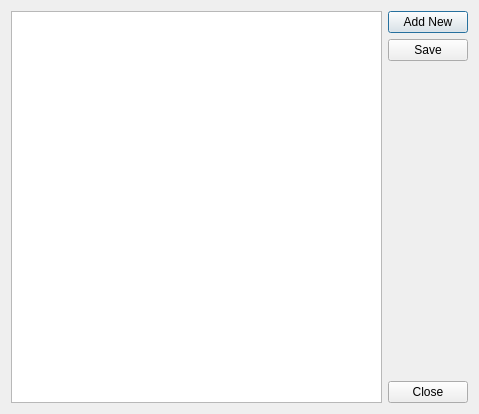
<?xml version="1.0" encoding="UTF-8"?>
<ui version="4.0">
 <class>ActionTypes</class>
 <widget class="QDialog" name="ActionTypes">
  <property name="geometry">
   <rect>
    <x>0</x>
    <y>0</y>
    <width>479</width>
    <height>414</height>
   </rect>
  </property>
  <property name="windowTitle">
   <string>Action Types</string>
  </property>
  <layout class="QHBoxLayout" name="horizontalLayout">
   <item>
    <widget class="QTableView" name="tblActionTypes"/>
   </item>
   <item>
    <layout class="QVBoxLayout" name="verticalLayout">
     <item>
      <widget class="QPushButton" name="cmdAddNew">
       <property name="text">
        <string>Add New</string>
       </property>
       <property name="icon">
        <iconset resource="res.qrc">
         <normaloff>:/images/zoom-in.ico</normaloff>:/images/zoom-in.ico</iconset>
       </property>
      </widget>
     </item>
     <item>
      <widget class="QPushButton" name="cmdSave">
       <property name="text">
        <string>Save</string>
       </property>
       <property name="icon">
        <iconset resource="res.qrc">
         <normaloff>:/images/zoom-out.ico</normaloff>:/images/zoom-out.ico</iconset>
       </property>
      </widget>
     </item>
     <item>
      <spacer name="verticalSpacer">
       <property name="orientation">
        <enum>Qt::Vertical</enum>
       </property>
       <property name="sizeHint" stdset="0">
        <size>
         <width>20</width>
         <height>40</height>
        </size>
       </property>
      </spacer>
     </item>
     <item>
      <widget class="QPushButton" name="cmdClose">
       <property name="text">
        <string>Close</string>
       </property>
      </widget>
     </item>
    </layout>
   </item>
  </layout>
 </widget>
 <resources>
  <include location="res.qrc"/>
 </resources>
 <connections>
  <connection>
   <sender>cmdClose</sender>
   <signal>clicked()</signal>
   <receiver>ActionTypes</receiver>
   <slot>reject()</slot>
   <hints>
    <hint type="sourcelabel">
     <x>415</x>
     <y>391</y>
    </hint>
    <hint type="destinationlabel">
     <x>417</x>
     <y>315</y>
    </hint>
   </hints>
  </connection>
 </connections>
</ui>
